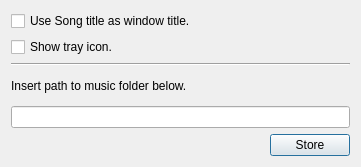
<?xml version="1.0" encoding="UTF-8"?>
<ui version="4.0">
 <class>SettingsWindow</class>
 <widget class="QDialog" name="SettingsWindow">
  <property name="geometry">
   <rect>
    <x>0</x>
    <y>0</y>
    <width>361</width>
    <height>167</height>
   </rect>
  </property>
  <property name="windowTitle">
   <string>Dialog</string>
  </property>
  <layout class="QVBoxLayout" name="verticalLayout_4">
   <item>
    <layout class="QVBoxLayout" name="verticalLayout">
     <item>
      <widget class="QCheckBox" name="mSongAsWindowTitle">
       <property name="text">
        <string>Use Song title as window title.</string>
       </property>
      </widget>
     </item>
     <item>
      <widget class="QCheckBox" name="mShowTrayIcon">
       <property name="text">
        <string>Show tray icon.</string>
       </property>
      </widget>
     </item>
     <item>
      <widget class="Line" name="line">
       <property name="orientation">
        <enum>Qt::Horizontal</enum>
       </property>
      </widget>
     </item>
     <item>
      <widget class="QLabel" name="label">
       <property name="text">
        <string>Insert path to music folder below.</string>
       </property>
      </widget>
     </item>
     <item>
      <widget class="QLineEdit" name="mPathEdit"/>
     </item>
    </layout>
   </item>
   <item>
    <layout class="QHBoxLayout" name="horizontalLayout_3">
     <item>
      <spacer name="horizontalSpacer">
       <property name="orientation">
        <enum>Qt::Horizontal</enum>
       </property>
       <property name="sizeHint" stdset="0">
        <size>
         <width>40</width>
         <height>20</height>
        </size>
       </property>
      </spacer>
     </item>
     <item>
      <widget class="QPushButton" name="mStoreButton">
       <property name="text">
        <string>Store</string>
       </property>
      </widget>
     </item>
    </layout>
   </item>
  </layout>
 </widget>
 <resources/>
 <connections/>
</ui>
